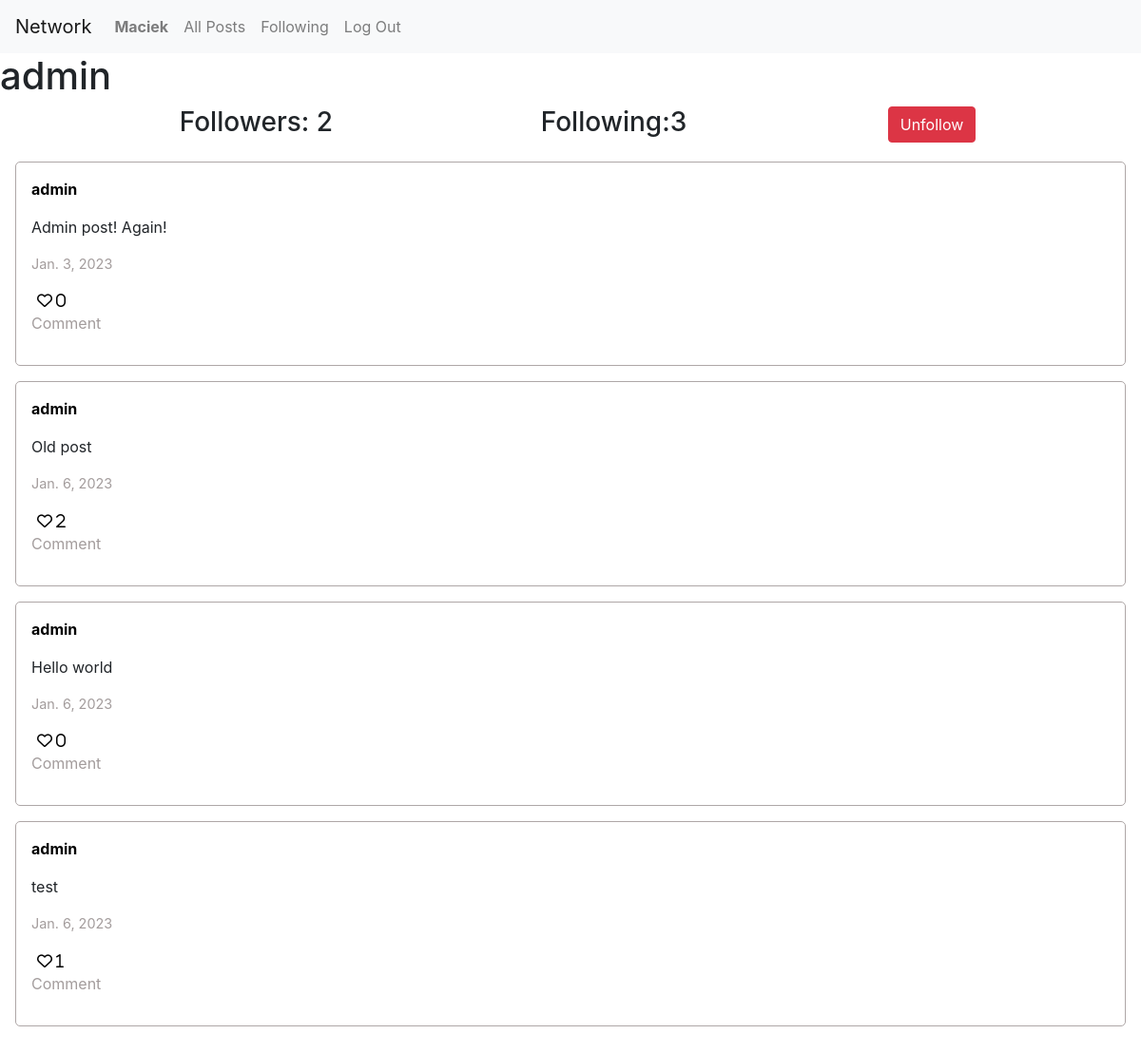
The page /user/2 (signed in) on the database its author committed.
### network/models.py (models this page shows, shortened)
class User(AbstractUser):
    pass

class Post(models.Model):
    author = models.ForeignKey(User, on_delete=models.CASCADE)
    text = models.CharField(max_length=100)
    date = models.DateField(auto_now_add=True)
    likes = models.IntegerField(default=0)

### network/views.py (the view)
# urls.py: path("user/<int:id>",views.user, name="user"),
def user(request,id):
        user = User.objects.get(pk=id)
        posts = Post.objects.filter(author = user)
        following = Follow.objects.filter(user=user)
        followers = Follow.objects.filter(user_follower=user)
        paginator = Paginator(posts, 5)
        page_number = request.GET.get('page')
        posts_of_the_page = paginator.get_page(page_number)
        liked_posts_arr = liked_posts(request.user)
        try:
            checkFollow = followers.filter(user = User.objects.get(pk = request.user.id))
            if len(checkFollow) != 0:
                isFollowing = False
            else:
                isFollowing = True
        except:
            isFollowing = False
        return render(request, "network/user.html", {
            "username":user.username,
            "posts":posts_of_the_page,
            "following":following,
            "followers":followers,
            "user_profile": user,
            "isFollowing":isFollowing,
            "liked_posts":liked_posts_arr
        })

### network/views.py (called while the page is built)
def liked_posts(user):
    posts = Post.objects.all().order_by('-date')
    liked_posts_arr = []
    likes = Like.objects.filter(user = user)
    for post in posts:
        for like in likes:
            if(post == like.post):
                liked_posts_arr.append(post)
    return liked_posts_arr

### network/templates/network/user.html (shortened to what this page needs)
{% extends "network/layout.html" %}
{% block body %}
   <h1>{{username}}</h1>
    <div class="container">
        <div class="row d-flex justify-content-center">
            <h3 class="col-4">Followers: {{followers.count}}</h3>
            <h3 class="col-4">Following:{{following.count}} </h3>
            {%if user.is_authenticated %}
                {%if user != user_profile %}
                    {%if isFollowing %}
                    <form action="{%url 'follow' user_profile.id%}" method="post">
                        {% csrf_token %}
                        <input type="submit" class="btn btn-primary" value="Follow"/>
                    </form>
                    {%else%}
                    <form action="{%url 'unfollow' user_profile.id%}" method="post">
                        <input type="submit" class="btn btn-danger" value="Unfollow"/>
                    </form>
                    {%endif%}
                {%endif%}
            {%endif%}
        </div>
    </div>
    {%if posts%}
        {%for post in posts%}
        <div id="post-{{post.id}}" class="post_container">
            <a class="user_link" href="{%url 'user' post.author.id%}"><p class="post_author">{{post.author}}</p></a>
            <p class="post_text">{{post.text}}</p>
            <p class="post_date">{{post.date}}</p>
            <button id="{{post.id}}" class = "likeBtn fa-heart {% if post in liked_posts%}fa-solid{%else%}fa-regular{%endif%}"> {{post.likes}}</button>
            <p class="post_comment">Comment</p>
        </div>
        {%endfor%}
    {%else%}
        <div>No posts yet.</div>
    {%endif%}
{% endblock %}

### network/templates/network/layout.html (shortened to what this page needs)
{% load static %}
<!DOCTYPE html>
<html lang="en">
    <head>
        <link rel="stylesheet" href="https://stackpath.bootstrapcdn.com/bootstrap/4.4.1/css/bootstrap.min.css">
        <link rel="stylesheet" href="https://cdnjs.cloudflare.com/ajax/libs/font-awesome/6.2.1/css/all.min.css" />
        <link href="{% static 'network/styles.css' %}" rel="stylesheet">
    </head>
    <body>
        <nav class="navbar navbar-expand-lg navbar-light bg-light">
            <a class="navbar-brand" href="{% url 'index' %}">Network</a>
            <div>
              <ul class="navbar-nav mr-auto">
                {% if user.is_authenticated %}
                    <li class="nav-item">
                        <a class="nav-link" href="{%url 'user' user.id%}"><strong>{{ user.username }}</strong></a>
                    </li>
                {% endif %}
                <li class="nav-item">
                  <a class="nav-link" href="{% url 'index' %}">All Posts</a>
                </li>
                {% if user.is_authenticated %}
                    <li class="nav-item">
                        <a class="nav-link" href="{% url 'following' user.id%}">Following</a>
                    </li>
                    <li class="nav-item">
                        <a class="nav-link" href="{% url 'logout' %}">Log Out</a>
                    </li>
                {% endif %}
              </ul>
            </div>
          </nav>
        <div class="body">
            {% block body %}
            {% endblock %}
        </div>
    </body>
</html>

### network/static/network/styles.css (style rules this page uses)
.post_container { padding: 1rem; border: 1px solid #aea7a7; border-radius: 5px; margin:1rem; }
.post_author { font-weight: bold; }
.post_date { font-size: .9rem; color: #a39c9c; }
.post_comment { color: #a39c9c; }
.likeBtn { background-color: transparent; border: none; }
.user_link, .user_link:hover { text-decoration: none; color: #000; }

### rows shown on the page
User: username "Maciek"
User: username "admin"
Post: author "admin", text "Admin post! Again!", date "Jan. 3, 2023", likes "0"
Post: author "admin", text "Old post", date "Jan. 6, 2023", likes "2"
Post: author "admin", text "Hello world", date "Jan. 6, 2023", likes "0"
Post: author "admin", text "test", date "Jan. 6, 2023", likes "1"

### other values the page prints
{{ followers.count }} "2"
{{ following.count }} "3"
